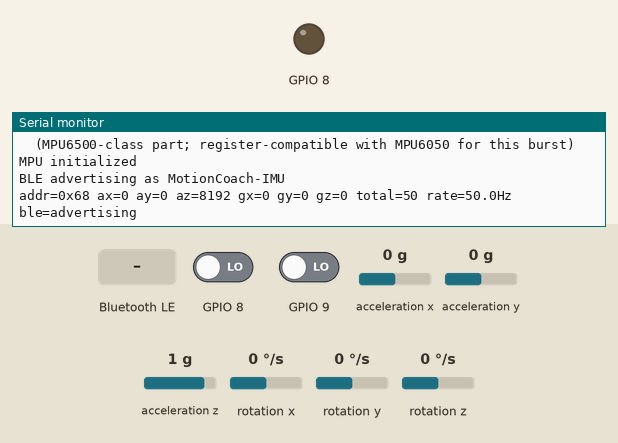
Simulated run of this program. Board: ESP32-C6. Shown: output pins drawn as LEDs (lit = HIGH), the last lines printed to the serial monitor. Wiring (inferred from the names in the program): MPU-9250 motion sensor at I2C address 0x68. The inputs (shaded band) are chosen by the test bench; at power-on: acceleration x 0 g, acceleration y 0 g, acceleration z 1 g, GPIO 8 LOW, GPIO 9 LOW, rotation x 0 °/s, rotation y 0 °/s, rotation z 0 °/s. Nothing arrives over Bluetooth unless stated; a phone connects over Bluetooth LE 3 s after start.

Above: at 2.3 s.
2.4 s: Bluetooth LE write "START" received
At 3.0 s:
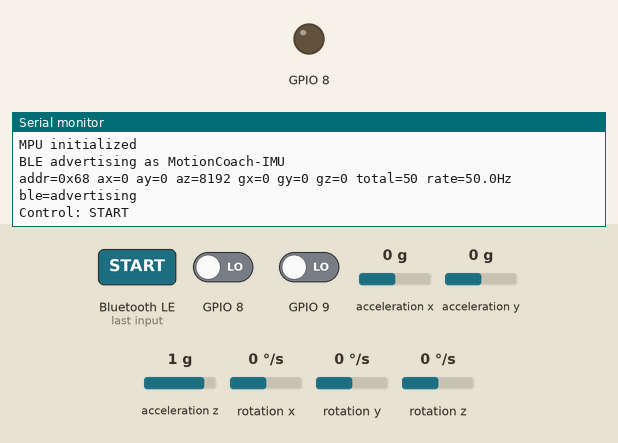
5.4 s: Bluetooth LE write "STOP" received
At 5.8 s:
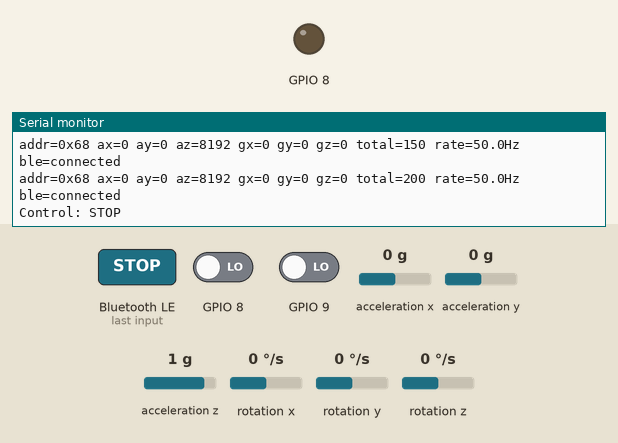
6.9 s: Bluetooth LE write "PING" received
At 7.1 s:
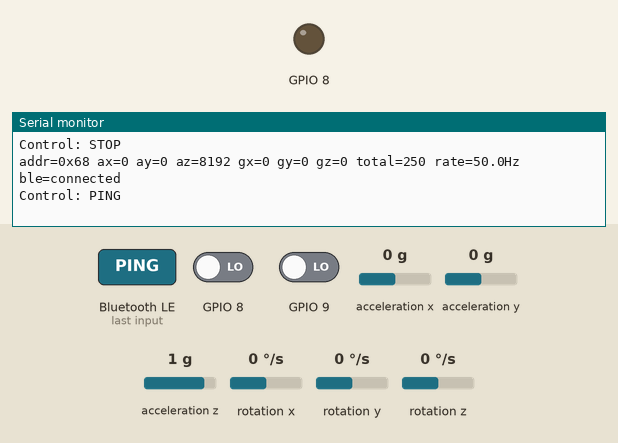
8.4 s: acceleration x set to -1.4 g
At 9.7 s:
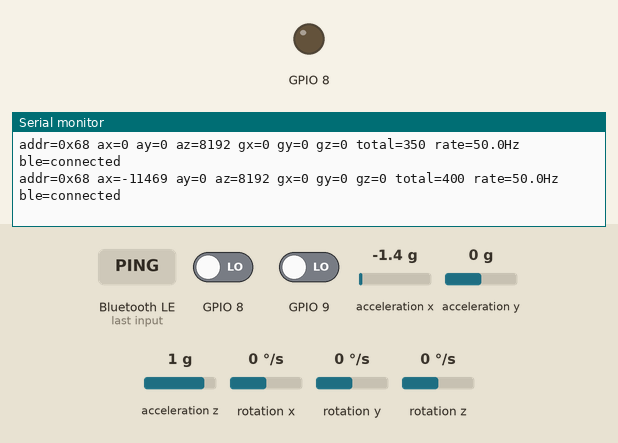
9.9 s: acceleration y set to -1.4 g
At 10.7 s:
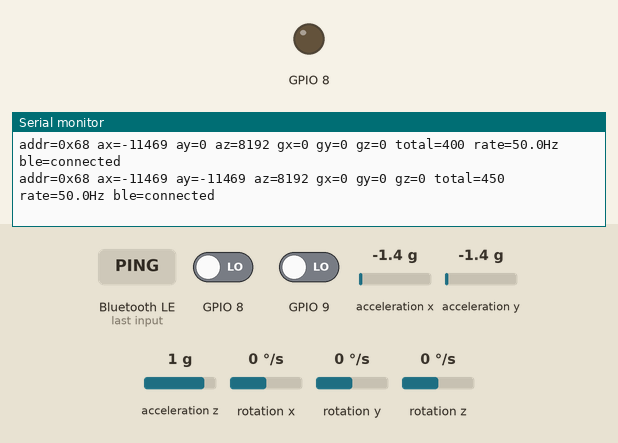
11.4 s: acceleration z set to -1.4 g
At 13.0 s:
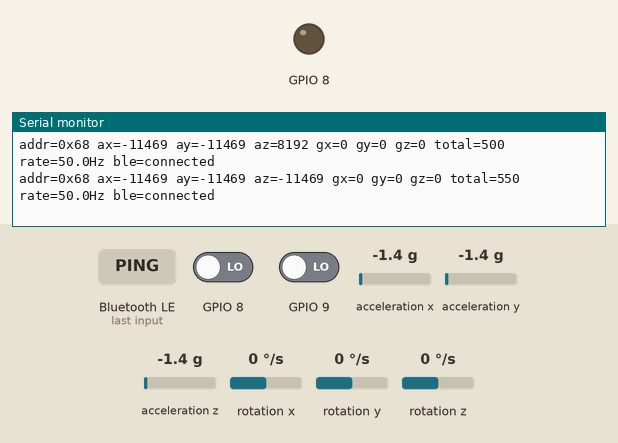

Measured:
- after the input at 2.4 s, the serial monitor: prints a new line at once (image 1)
- after the input at 5.4 s, the serial monitor: prints a new line at once (image 2)
- after the input at 6.9 s, the serial monitor: prints a new line at once (image 3)
- after the input at 8.4 s, the serial monitor: prints a new line after 0.74 s (image 4)
- after the input at 9.9 s, the serial monitor: prints a new line after 0.24 s (image 5)
- after the input at 11.4 s, the serial monitor: prints a new line after 0.74 s (image 6)

The program:

main.cpp
```cpp
// Motion Coach wearable firmware — XIAO ESP32-C5 as a BLE IMU peripheral.
//
// Architecture:
//   MPU6050 --I2C--> XIAO ESP32-C5 --BLE notify--> Mac/Python (bleak)
//
// Provenance: the BLE server / advertising / reconnect boilerplate is adapted
// from the known-good receiver in auto-lock:
//   https://github.com/kovac04/auto-lock  (esp32/lock_receiver/src/main.cpp)
// Servo, lock-state, and TOGGLE logic have been removed. The MPU6050 burst
// decode follows auto-lock's STM32 implementation.
//
// Boxed packet (18 bytes, little-endian):
//   uint16 sequence | uint32 timestamp_ms | int16 ax, ay, az, gx, gy, gz

#include <Arduino.h>
#include <BLEDevice.h>
#include <BLEServer.h>
#include <BLEUtils.h>
#include <Wire.h>

#include "mpu6050.h"

// --- Motion Coach BLE identities (new; not the lock UUIDs) -----------------
#define MOTION_SERVICE_UUID "8a1f0001-6b2e-4c3d-9e5f-0a1b2c3d4e5f"
#define IMU_DATA_CHARACTERISTIC_UUID "8a1f0002-6b2e-4c3d-9e5f-0a1b2c3d4e5f"
#define CONTROL_CHARACTERISTIC_UUID "8a1f0003-6b2e-4c3d-9e5f-0a1b2c3d4e5f"

constexpr char DEVICE_NAME[] = "MotionCoach-IMU";

// --- Sampling --------------------------------------------------------------
constexpr uint32_t SAMPLE_RATE_HZ = 50;
constexpr uint32_t SAMPLE_PERIOD_US = 1000000UL / SAMPLE_RATE_HZ;  // 20000 us
constexpr size_t IMU_PACKET_SIZE = 18;

motioncoach::Mpu6050 imu;

BLEServer* bleServer = nullptr;
BLECharacteristic* imuCharacteristic = nullptr;
volatile bool deviceConnected = false;
volatile bool streamingEnabled = true;

uint16_t sequence = 0;
uint32_t nextSampleUs = 0;
uint32_t samplesThisSecond = 0;
uint32_t totalSamples = 0;
uint32_t lastStatsMs = 0;
uint8_t mpuAddress = 0;
motioncoach::ImuRaw lastRaw = {};
bool haveRaw = false;

// Pack fields explicitly little-endian so we never depend on compiler padding.
void packPacket(uint8_t* out, uint16_t seq, uint32_t timestamp_ms,
                const motioncoach::ImuRaw& raw) {
  out[0] = static_cast<uint8_t>(seq & 0xFF);
  out[1] = static_cast<uint8_t>((seq >> 8) & 0xFF);
  out[2] = static_cast<uint8_t>(timestamp_ms & 0xFF);
  out[3] = static_cast<uint8_t>((timestamp_ms >> 8) & 0xFF);
  out[4] = static_cast<uint8_t>((timestamp_ms >> 16) & 0xFF);
  out[5] = static_cast<uint8_t>((timestamp_ms >> 24) & 0xFF);

  const int16_t values[6] = {raw.accel_x, raw.accel_y, raw.accel_z,
                             raw.gyro_x,  raw.gyro_y,  raw.gyro_z};
  for (size_t i = 0; i < 6; ++i) {
    const uint16_t bits = static_cast<uint16_t>(values[i]);
    out[6 + i * 2] = static_cast<uint8_t>(bits & 0xFF);
    out[7 + i * 2] = static_cast<uint8_t>((bits >> 8) & 0xFF);
  }
}

// Scans the currently configured Wire bus. Prints every address when verbose.
// Returns 0x68 or 0x69 if an MPU6050-compatible device responds, else 0.
// AD0 may be unconnected; the address is discovered, never assumed.
uint8_t scanAddresses(bool verbose) {
  uint8_t count = 0;
  bool saw68 = false;
  bool saw69 = false;
  for (uint8_t address = 1; address < 127; ++address) {
    Wire.beginTransmission(address);
    if (Wire.endTransmission() == 0) {
      if (verbose) {
        Serial.printf("Found 0x%02X\n", address);
      }
      ++count;
      if (address == 0x68) saw68 = true;
      if (address == 0x69) saw69 = true;
    }
  }
  if (count == 0 && verbose) {
    Serial.println("(no devices)");
  }
  if (saw68) return 0x68;  // prefer 0x68 if both respond
  if (saw69) return 0x69;
  return 0;
}

// Try the documented pins and speed first; if nothing answers, try a lower
// speed and the swapped pin order. This distinguishes software/config problems
// from a dead or unpowered sensor without guessing.
uint8_t discoverMpu(int& sda, int& scl, uint32_t& clock_hz) {
  Wire.end();
  Wire.begin(sda, scl, clock_hz);
  delay(20);
  Serial.println("I2C scan...");
  uint8_t addr = scanAddresses(true);
  if (addr != 0) {
    return addr;
  }

  struct Config {
    int sda;
    int scl;
    uint32_t hz;
  };
  const Config alternates[] = {
      {sda, scl, 100000},   // lower speed
      {scl, sda, 400000},   // swapped pins
      {scl, sda, 100000},   // swapped + lower speed
  };
  Serial.println("Retrying I2C with alternate configurations...");
  for (const Config& config : alternates) {
    Wire.end();
    Wire.begin(config.sda, config.scl, config.hz);
    delay(20);
    Serial.printf("SDA=%d SCL=%d @%lukHz: ", config.sda, config.scl,
                  static_cast<unsigned long>(config.hz / 1000));
    const uint8_t found = scanAddresses(false);
    if (found != 0) {
      Serial.printf("found 0x%02X (using this configuration)\n", found);
      sda = config.sda;
      scl = config.scl;
      clock_hz = config.hz;
      return found;
    }
    Serial.println("none");
  }
  return 0;
}

class ServerCallbacks : public BLEServerCallbacks {
  void onConnect(BLEServer*) override {
    deviceConnected = true;
    Serial.println("BLE connected");
  }

  void onDisconnect(BLEServer* server) override {
    deviceConnected = false;
    Serial.println("BLE disconnected");
    server->startAdvertising();
    Serial.println("Advertising restarted");
  }
};

class ControlCallbacks : public BLECharacteristicCallbacks {
  void onWrite(BLECharacteristic* characteristic) override {
    String command = characteristic->getValue();
    command.trim();
    command.toUpperCase();
    if (command == "START") {
      streamingEnabled = true;
      Serial.println("Control: START");
    } else if (command == "STOP") {
      streamingEnabled = false;
      Serial.println("Control: STOP");
    } else if (command == "PING") {
      Serial.println("Control: PING");
    }
  }
};

void setupBle() {
  BLEDevice::init(DEVICE_NAME);
  bleServer = BLEDevice::createServer();
  bleServer->setCallbacks(new ServerCallbacks());

  BLEService* service = bleServer->createService(MOTION_SERVICE_UUID);

  // Notify-only. The BLE stack auto-adds the 0x2902 client-configuration
  // descriptor; adding one manually is deprecated in arduino-esp32 3.x.
  imuCharacteristic =
      service->createCharacteristic(IMU_DATA_CHARACTERISTIC_UUID,
                                    BLECharacteristic::PROPERTY_NOTIFY);

  BLECharacteristic* control = service->createCharacteristic(
      CONTROL_CHARACTERISTIC_UUID,
      BLECharacteristic::PROPERTY_WRITE | BLECharacteristic::PROPERTY_WRITE_NR);
  control->setCallbacks(new ControlCallbacks());

  service->start();

  BLEAdvertising* advertising = BLEDevice::getAdvertising();
  advertising->addServiceUUID(MOTION_SERVICE_UUID);
  advertising->setScanResponse(true);
  BLEDevice::startAdvertising();
  Serial.println("BLE advertising as MotionCoach-IMU");
}

void haltForever() {
  while (true) {
    delay(1000);
  }
}

// WHO_AM_I values from the MPU6xxx/9xxx family. These share the register map and
// the 0x3B 14-byte burst we use, so all are acceptable:
//   0x68 MPU6050, 0x70 MPU6500, 0x71 MPU9250, 0x73 MPU9255, 0x98 common clone
bool isCompatibleWhoAmI(uint8_t who) {
  return who == 0x68 || who == 0x70 || who == 0x71 || who == 0x73 || who == 0x98;
}

// Characterizes the two I2C lines so a wiring fault can be told apart from a
// dead/unpowered sensor: idle level, external pull-up presence, the ESP32's
// ability to drive each line, and whether SDA/SCL are shorted together.
void reportLineLevels(int sda, int scl) {
  pinMode(sda, INPUT);
  pinMode(scl, INPUT_PULLUP);
  delay(3);
  const int sdaExt = digitalRead(sda);

  pinMode(scl, INPUT);
  pinMode(sda, INPUT_PULLUP);
  delay(3);
  const int sclExt = digitalRead(scl);

  // Drive each line and read it back (rules out a damaged/shorted pin).
  pinMode(sda, OUTPUT);
  digitalWrite(sda, LOW);
  delay(2);
  const int sdaLow = digitalRead(sda);
  digitalWrite(sda, HIGH);
  delay(2);
  const int sdaHigh = digitalRead(sda);

  pinMode(sda, INPUT_PULLUP);
  pinMode(scl, OUTPUT);
  digitalWrite(scl, LOW);
  delay(2);
  const int sclLow = digitalRead(scl);
  digitalWrite(scl, HIGH);
  delay(2);
  const int sclHigh = digitalRead(scl);

  // Cross test: while one line is driven low, does the other follow?
  pinMode(scl, INPUT_PULLUP);
  pinMode(sda, OUTPUT);
  digitalWrite(sda, LOW);
  delay(2);
  const int sclWithSdaLow = digitalRead(scl);
  pinMode(sda, INPUT_PULLUP);
  pinMode(scl, OUTPUT);
  digitalWrite(scl, LOW);
  delay(2);
  const int sdaWithSclLow = digitalRead(sda);

  // Decisive test: with internal pull-downs on, a strong external pull-up wins.
  pinMode(sda, INPUT_PULLDOWN);
  pinMode(scl, INPUT_PULLDOWN);
  delay(5);
  const int sdaPd = digitalRead(sda);
  const int sclPd = digitalRead(scl);

  pinMode(sda, INPUT);
  pinMode(scl, INPUT);

  Serial.printf("Line idle (no internal PU): SDA=%d SCL=%d\n", sdaExt, sclExt);
  Serial.printf("External pull-up test (internal pull-down on): SDA=%d SCL=%d\n", sdaPd, sclPd);
  if (sdaPd == 1 && sclPd == 1) {
    Serial.println("  -> external pull-ups present (breakout likely powered)");
  } else {
    Serial.println("  -> NO strong external pull-ups (breakout may be unpowered)");
  }
  Serial.printf("Drive test SDA low/high=%d/%d SCL low/high=%d/%d\n", sdaLow, sdaHigh,
                sclLow, sclHigh);
  Serial.printf("Cross test: SCL while SDA low=%d, SDA while SCL low=%d\n", sclWithSdaLow,
                sdaWithSclLow);
  if (sclWithSdaLow == 0 || sdaWithSclLow == 0) {
    Serial.println("  WARNING: SDA and SCL appear shorted together.");
  }
  if (sdaLow != 0 || sdaHigh != 1 || sclLow != 0 || sclHigh != 1) {
    Serial.println("  WARNING: a pin cannot be driven correctly (damaged/shorted).");
  }
}

void setup() {
  Serial.begin(115200);
  delay(1000);
  Serial.println();
  Serial.println("MotionCoach wearable starting");
  Serial.printf("SDA=%d SCL=%d\n", SDA, SCL);
  reportLineLevels(SDA, SCL);

  int sda = SDA;
  int scl = SCL;
  uint32_t clockHz = 400000;
  const uint8_t detected = discoverMpu(sda, scl, clockHz);
  if (detected == 0) {
    Serial.println("ERROR: no I2C device found");
    Serial.println("Check 3V3, GND, SDA=D4/GPIO23, SCL=D5/GPIO24, and that the");
    Serial.println("breakout is powered (some clones need 5V on VCC).");
    haltForever();
  }
  mpuAddress = detected;
  Serial.printf("Using SDA=%d SCL=%d @%lukHz addr=0x%02X\n", sda, scl,
                static_cast<unsigned long>(clockHz / 1000), mpuAddress);

  if (!imu.begin(mpuAddress, sda, scl, clockHz)) {
    Serial.printf("ERROR: MPU did not respond at 0x%02X\n", mpuAddress);
    haltForever();
  }

  const uint8_t who = imu.whoAmI();
  Serial.printf("MPU WHO_AM_I=0x%02X\n", who);
  if (!isCompatibleWhoAmI(who)) {
    Serial.printf("ERROR: unexpected WHO_AM_I=0x%02X at 0x%02X\n", who, mpuAddress);
    Serial.println("Refusing to stream until the sensor identity is confirmed.");
    haltForever();
  }
  if (who != 0x68) {
    Serial.println("  (MPU6500-class part; register-compatible with MPU6050 for this burst)");
  }
  Serial.println("MPU initialized");

  setupBle();
  nextSampleUs = micros();
  lastStatsMs = millis();
}

void loop() {
  const uint32_t nowUs = micros();

  if (static_cast<int32_t>(nowUs - nextSampleUs) >= 0) {
    nextSampleUs += SAMPLE_PERIOD_US;
    // If we fell far behind, resync instead of bursting to catch up.
    if (static_cast<int32_t>(nowUs - nextSampleUs) > static_cast<int32_t>(SAMPLE_PERIOD_US * 5)) {
      nextSampleUs = nowUs;
    }

    motioncoach::ImuRaw raw;
    if (imu.readRaw(raw)) {
      lastRaw = raw;
      haveRaw = true;
      ++totalSamples;
      if (deviceConnected && streamingEnabled) {
        uint8_t packet[IMU_PACKET_SIZE];
        packPacket(packet, sequence, millis(), raw);
        imuCharacteristic->setValue(packet, IMU_PACKET_SIZE);
        imuCharacteristic->notify();
        ++sequence;
      }
      ++samplesThisSecond;
    }
  }

  // Diagnostics ~once per second, whether or not a BLE client is connected, so
  // the sensor can be validated over USB serial before BLE is trusted.
  const uint32_t nowMs = millis();
  if (nowMs - lastStatsMs >= 1000) {
    const uint32_t elapsedMs = nowMs - lastStatsMs;
    const float rateHz = elapsedMs ? (samplesThisSecond * 1000.0f / elapsedMs) : 0.0f;
    samplesThisSecond = 0;
    lastStatsMs = nowMs;
    if (haveRaw) {
      Serial.printf(
          "addr=0x%02X ax=%d ay=%d az=%d gx=%d gy=%d gz=%d total=%lu rate=%.1fHz ble=%s\n",
          mpuAddress, lastRaw.accel_x, lastRaw.accel_y, lastRaw.accel_z,
          lastRaw.gyro_x, lastRaw.gyro_y, lastRaw.gyro_z,
          static_cast<unsigned long>(totalSamples), rateHz,
          deviceConnected ? "connected" : "advertising");
    } else {
      Serial.println("addr=0x?? no sensor samples yet");
    }
  }
}
```

mpu6050.cpp
```cpp
#include "mpu6050.h"

namespace motioncoach {

namespace {
inline int16_t combineBigEndian(uint8_t high, uint8_t low) {
  return static_cast<int16_t>((static_cast<uint16_t>(high) << 8) | low);
}
}  // namespace

bool Mpu6050::begin(uint8_t address, int sda_pin, int scl_pin, uint32_t clock_hz) {
  address_ = address;
  Wire.begin(sda_pin, scl_pin, clock_hz);

  if (!writeRegister(MPU6050_REG_PWR_MGMT_1, 0x01)) {
    return false;  // 0x01 wakes the device and selects the X gyro PLL clock
  }
  delay(50);

  // Deterministic ranges chosen to avoid clipping during ordinary arm movement.
  // Keep these in sync with backend/app/sensors/packet.py.
  writeRegister(MPU6050_REG_CONFIG, 0x03);        // DLPF ~44 Hz, 1 kHz gyro rate
  writeRegister(MPU6050_REG_GYRO_CONFIG, 0x10);   // FS_SEL=2 -> +-1000 dps, 32.8 LSB/dps
  writeRegister(MPU6050_REG_ACCEL_CONFIG, 0x08);  // AFS_SEL=1 -> +-4g, 8192 LSB/g
  delay(10);

  // Confirm the device is actually on the bus.
  uint8_t id = whoAmI();
  return id != 0;
}

uint8_t Mpu6050::whoAmI() {
  uint8_t value = 0;
  if (!readRegisters(MPU6050_REG_WHO_AM_I, &value, 1)) {
    return 0;
  }
  return value;
}

bool Mpu6050::readRaw(ImuRaw &out) {
  uint8_t bytes[14] = {0};
  if (!readRegisters(MPU6050_REG_ACCEL_XOUT_H, bytes, sizeof(bytes))) {
    return false;
  }
  out.accel_x = combineBigEndian(bytes[0], bytes[1]);
  out.accel_y = combineBigEndian(bytes[2], bytes[3]);
  out.accel_z = combineBigEndian(bytes[4], bytes[5]);
  out.temperature = combineBigEndian(bytes[6], bytes[7]);
  out.gyro_x = combineBigEndian(bytes[8], bytes[9]);
  out.gyro_y = combineBigEndian(bytes[10], bytes[11]);
  out.gyro_z = combineBigEndian(bytes[12], bytes[13]);
  return true;
}

bool Mpu6050::writeRegister(uint8_t reg, uint8_t value) {
  Wire.beginTransmission(address_);
  Wire.write(reg);
  Wire.write(value);
  return Wire.endTransmission() == 0;
}

bool Mpu6050::readRegisters(uint8_t start_reg, uint8_t *buffer, size_t length) {
  Wire.beginTransmission(address_);
  Wire.write(start_reg);
  if (Wire.endTransmission(false) != 0) {
    return false;
  }
  if (Wire.requestFrom(static_cast<int>(address_), static_cast<int>(length)) !=
      static_cast<int>(length)) {
    return false;
  }
  for (size_t i = 0; i < length; ++i) {
    buffer[i] = static_cast<uint8_t>(Wire.read());
  }
  return true;
}

}  // namespace motioncoach
```

mpu6050.h
```cpp
// MPU6050 direct I2C driver for the XIAO ESP32-C5 wearable.
//
// Register behavior and the 14-byte burst decode are reimplemented from the
// known-good STM32 implementation in auto-lock:
//   https://github.com/kovac04/auto-lock  (Core/Src/main.c)
// That reference proved address 0x68, wake via PWR_MGMT_1 (0x6B), and a 14-byte
// read starting at 0x3B with big-endian signed 16-bit fields.
//
// Written with Arduino Wire so the STM32 is not in the runtime path.

#pragma once

#include <Arduino.h>
#include <Wire.h>

namespace motioncoach {

constexpr uint8_t MPU6050_DEFAULT_ADDRESS = 0x68;  // AD0 low

// MPU6050 register map (subset).
constexpr uint8_t MPU6050_REG_CONFIG = 0x1A;
constexpr uint8_t MPU6050_REG_GYRO_CONFIG = 0x1B;
constexpr uint8_t MPU6050_REG_ACCEL_CONFIG = 0x1C;
constexpr uint8_t MPU6050_REG_ACCEL_XOUT_H = 0x3B;
constexpr uint8_t MPU6050_REG_PWR_MGMT_1 = 0x6B;
constexpr uint8_t MPU6050_REG_WHO_AM_I = 0x75;

// Raw signed 16-bit readings straight from the sensor. No float conversion on
// the MCU; the Python side scales later.
struct ImuRaw {
  int16_t accel_x;
  int16_t accel_y;
  int16_t accel_z;
  int16_t temperature;
  int16_t gyro_x;
  int16_t gyro_y;
  int16_t gyro_z;
};

class Mpu6050 {
 public:
  // Initializes Wire on the given pins and wakes the sensor. Returns false if
  // the device does not respond at `address`.
  bool begin(uint8_t address = MPU6050_DEFAULT_ADDRESS,
             int sda_pin = SDA,
             int scl_pin = SCL,
             uint32_t clock_hz = 400000);

  // Reads WHO_AM_I (0x75). Returns 0 if the read failed.
  uint8_t whoAmI();

  // Reads the 14-byte burst beginning at ACCEL_XOUT_H (0x3B).
  bool readRaw(ImuRaw &out);

  uint8_t address() const { return address_; }

 private:
  bool writeRegister(uint8_t reg, uint8_t value);
  bool readRegisters(uint8_t start_reg, uint8_t *buffer, size_t length);

  uint8_t address_ = MPU6050_DEFAULT_ADDRESS;
};

}  // namespace motioncoach
```
